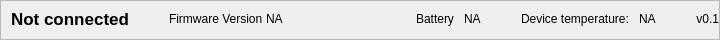
           <widget class="QFrame" name="main_footer">
            <property name="minimumSize">
             <size>
              <width>0</width>
              <height>40</height>
             </size>
            </property>
            <property name="maximumSize">
             <size>
              <width>16777215</width>
              <height>40</height>
             </size>
            </property>
            <property name="styleSheet">
             <string notr="true"/>
            </property>
            <property name="frameShape">
             <enum>QFrame::StyledPanel</enum>
            </property>
            <property name="frameShadow">
             <enum>QFrame::Raised</enum>
            </property>
            <layout class="QHBoxLayout" name="horizontalLayout_14">
             <property name="spacing">
              <number>0</number>
             </property>
             <property name="leftMargin">
              <number>10</number>
             </property>
             <property name="topMargin">
              <number>6</number>
             </property>
             <property name="rightMargin">
              <number>0</number>
             </property>
             <property name="bottomMargin">
              <number>8</number>
             </property>
             <item>
              <widget class="QLabel" name="ft_label_device_3">
               <property name="font">
                <font>
                 <pointsize>13</pointsize>
                 <italic>false</italic>
                 <bold>false</bold>
                </font>
               </property>
               <property name="styleSheet">
                <string notr="true"/>
               </property>
               <property name="text">
                <string>&lt;html&gt;&lt;head/&gt;&lt;body&gt;&lt;p&gt;&lt;span style=&quot; font-weight:600;&quot;&gt;Not connected&lt;/span&gt;&lt;/p&gt;&lt;/body&gt;&lt;/html&gt;</string>
               </property>
              </widget>
             </item>
             <item>
              <spacer name="horizontalSpacer_2">
               <property name="orientation">
                <enum>Qt::Horizontal</enum>
               </property>
               <property name="sizeHint" stdset="0">
                <size>
                 <width>40</width>
                 <height>20</height>
                </size>
               </property>
              </spacer>
             </item>
             <item>
              <layout class="QHBoxLayout" name="horizontalLayout_25">
               <item>
                <widget class="QLabel" name="ft_label_firmware">
                 <property name="styleSheet">
                  <string notr="true"/>
                 </property>
                 <property name="text">
                  <string>Firmware Version </string>
                 </property>
                </widget>
               </item>
               <item>
                <widget class="QLabel" name="ft_label_firmware_value">
                 <property name="text">
                  <string>NA</string>
                 </property>
                </widget>
               </item>
              </layout>
             </item>
             <item>
              <spacer name="horizontalSpacer">
               <property name="orientation">
                <enum>Qt::Horizontal</enum>
               </property>
               <property name="sizeHint" stdset="0">
                <size>
                 <width>133</width>
                 <height>20</height>
                </size>
               </property>
              </spacer>
             </item>
             <item>
              <layout class="QHBoxLayout" name="horizontalLayout_26">
               <property name="spacing">
                <number>6</number>
               </property>
               <item alignment="Qt::AlignHCenter">
                <widget class="QLabel" name="ft_label_battery">
                 <property name="styleSheet">
                  <string notr="true"/>
                 </property>
                 <property name="text">
                  <string>Battery </string>
                 </property>
                </widget>
               </item>
               <item>
                <widget class="QLabel" name="ft_label_battery_value">
                 <property name="styleSheet">
                  <string notr="true"/>
                 </property>
                 <property name="text">
                  <string>NA</string>
                 </property>
                </widget>
               </item>
              </layout>
             </item>
             <item>
              <spacer name="horizontalSpacer_3">
               <property name="orientation">
                <enum>Qt::Horizontal</enum>
               </property>
               <property name="sizeHint" stdset="0">
                <size>
                 <width>40</width>
                 <height>20</height>
                </size>
               </property>
              </spacer>
             </item>
             <item>
              <layout class="QHBoxLayout" name="horizontalLayout_27">
               <property name="spacing">
                <number>10</number>
               </property>
               <item>
                <widget class="QLabel" name="ft_label_temp">
                 <property name="styleSheet">
                  <string notr="true"/>
                 </property>
                 <property name="text">
                  <string>Device temperature:</string>
                 </property>
                </widget>
               </item>
               <item>
                <widget class="QLabel" name="ft_label_temp_value">
                 <property name="text">
                  <string>NA</string>
                 </property>
                </widget>
               </item>
              </layout>
             </item>
             <item>
              <spacer name="horizontalSpacer_4">
               <property name="orientation">
                <enum>Qt::Horizontal</enum>
               </property>
               <property name="sizeHint" stdset="0">
                <size>
                 <width>40</width>
                 <height>20</height>
                </size>
               </property>
              </spacer>
             </item>
             <item>
              <widget class="QLabel" name="ft_label_version">
               <property name="styleSheet">
                <string notr="true"/>
               </property>
               <property name="text">
                <string>v0.1</string>
               </property>
               <property name="alignment">
                <set>Qt::AlignRight|Qt::AlignTrailing|Qt::AlignVCenter</set>
               </property>
              </widget>
             </item>
            </layout>
           </widget>
